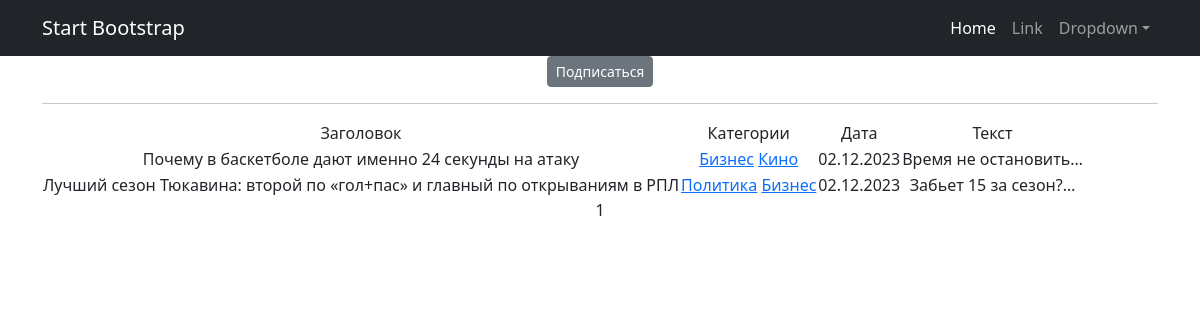
Screenshot of /news/categories/3 with the database file from the repository.
### news/models.py (models this page shows, shortened)
class Post(models.Model):
    article = 'AR'
    news = 'NE'
    POSITIONS = [
        (article, 'Статья'),
        (news, 'Новость')
    ]
    author = models.ForeignKey(Author, on_delete=models.CASCADE)
    post_type = models.CharField(max_length=2, choices=POSITIONS, default=article)
    created_at = models.DateTimeField(auto_now_add=True)
    title = models.CharField(max_length=255)
    text = models.TextField()
    rating = models.IntegerField(default=0)
    category = models.ManyToManyField(Category, through='PostCategory')

class Category(models.Model):
    name = models.CharField(max_length=100, unique=True)
    subscribers = models.ManyToManyField(User, blank=True, related_name='categories')
    def __str__(self):
        return self.name

### news/views.py (the view)
# urls.py: path('categories/<int:pk>', CategoryListView.as_view(), name='category_list'),
class CategoryListView(PostsList):
    model = Post
    template_name = 'category_list.html'
    context_object_name = 'category_news_list'
    def get_queryset(self):
        self.category = get_object_or_404(Category, id=self.kwargs['pk'])
        queryset = Post.objects.filter(category=self.category).order_by('-created_at')
        self.filterset = PostFilter(self.request.GET, queryset)
        return self.filterset.qs
    def get_context_data(self, **kwargs):
        context = super().get_context_data(**kwargs)
        category = get_object_or_404(Category, id=self.kwargs['pk'])
        context['is_not_subscriber'] = self.request.user not in self.category.subscribers.all()
        context['category'] = self.category
        return context

### news/views.py (called while the page is built)
    def get_context_data(self, **kwargs):
        context = super().get_context_data(**kwargs)
        context['time_now'] = datetime.utcnow()
        context['next_sale'] = None
        context['filterset'] = self.filterset
        return context

### templates/category_list.html (shortened to what this page needs)
{% extends 'flatpages/default.html' %}
{% load custom_filters %}
{% block content %}
    {% if is_not_subscriber%}
        <p class="text-center"><a href="{% url 'subscribe' category.id %}" class="btn btn-secondary btn-sm">Подписаться</a></p>
    {% endif %}
    <hr>
    {% if category_news_list %}
        <table>
            <tr>
                <td>
                    Заголовок
                </td>
                <td>
                    Категории
                </td>
                <td>
                    Дата
                </td>
                <td>
                    Текст
                </td>
            </tr>
            {% for p in category_news_list %}
                <td>{{ p.title }}</td>
                <td>
                    {% for category in p.category.all %}
                        <a href="{% url 'category_list' category.id %}">{{ category}}</a>
                    {% endfor %}
                </td>
                <td>{{ p.created_at | date:"d.m.Y" }}</td>
                <td>{{ p.text | truncatechars:20 }}</td>
            {% endfor %}
        </table>
    {% else %}
        <h2>Постов нет!</h2>
    {% endif %}
    {{ page_obj.number }}
{% endblock content %}

### rows the page displays
Post: title "Почему в баскетболе дают именно 24 секунды на атаку", created_at "02.12.2023", text "Время не остановить…"
Category: name "Бизнес"
Category: name "Кино"
Post: title "Лучший сезон Тюкавина: второй по «гол+пас» и главный по открываниям в РПЛ", created_at "02.12.2023", text "Забьет 15 за сезон?…"
Category: name "Политика"

### other values shown
{{ page_obj.number }} "1"
